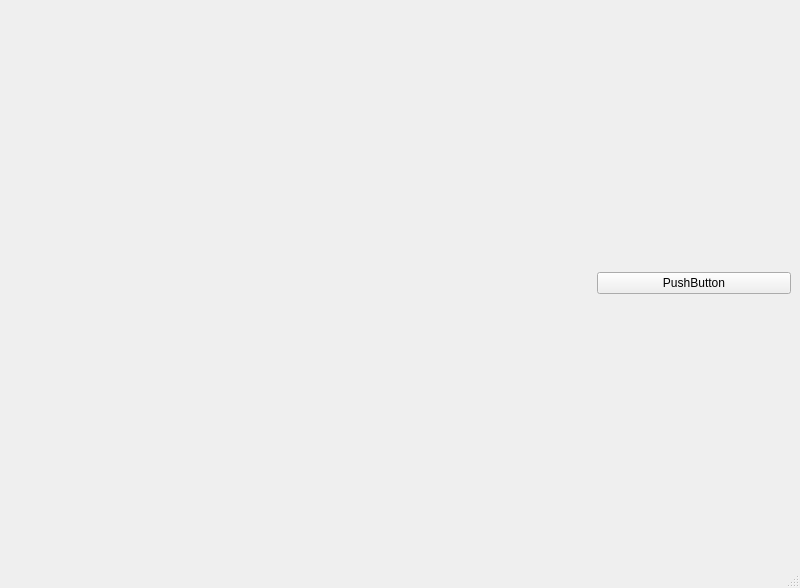
<?xml version="1.0" encoding="UTF-8"?>
<ui version="4.0">
 <class>camera</class>
 <widget class="QMainWindow" name="camera">
  <property name="geometry">
   <rect>
    <x>0</x>
    <y>0</y>
    <width>800</width>
    <height>588</height>
   </rect>
  </property>
  <property name="windowTitle">
   <string>camera</string>
  </property>
  <widget class="QWidget" name="centralwidget">
   <layout class="QHBoxLayout" name="horizontalLayout" stretch="3,1">
    <item>
     <widget class="QLabel" name="load_image">
      <property name="text">
       <string/>
      </property>
     </widget>
    </item>
    <item>
     <widget class="QPushButton" name="shooting">
      <property name="text">
       <string>PushButton</string>
      </property>
     </widget>
    </item>
   </layout>
  </widget>
  <widget class="QMenuBar" name="menubar">
   <property name="geometry">
    <rect>
     <x>0</x>
     <y>0</y>
     <width>800</width>
     <height>22</height>
    </rect>
   </property>
  </widget>
  <widget class="QStatusBar" name="statusbar"/>
 </widget>
 <resources/>
 <connections/>
</ui>
